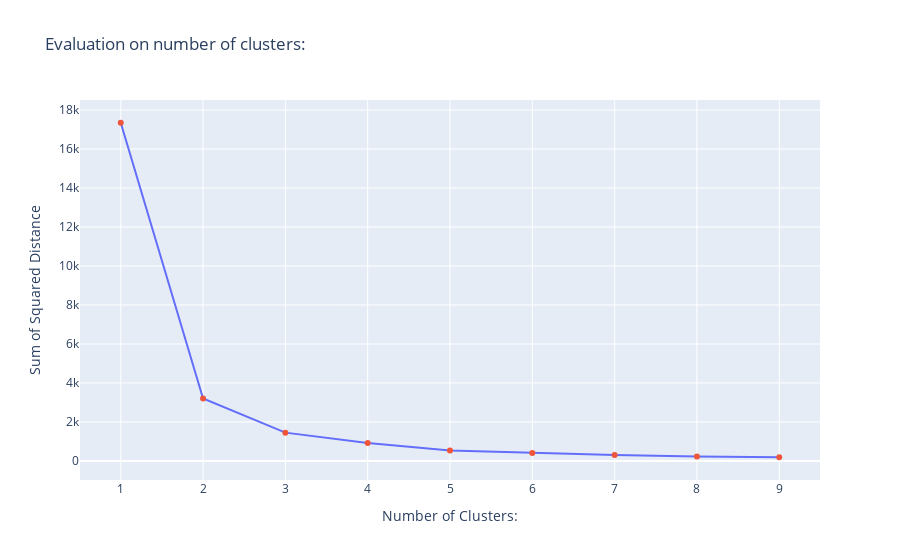

Notebook source saved alongside this figure:
### Code cell
from sklearn.cluster import KMeans
sse = []
target = df1['Temprature'].to_numpy().reshape(-1,1)
num_clusters = list(range(1, 10))

for k in num_clusters:
    km = KMeans(n_clusters=k)
    km.fit(target)
    sse.append(km.inertia_)

fig = go.Figure(data=[
    go.Scatter(x = num_clusters, y=sse, mode='lines'),
    go.Scatter(x = num_clusters, y=sse, mode='markers')
])

fig.update_layout(title="Evaluation on number of clusters:",
                 xaxis_title = "Number of Clusters:",
                 yaxis_title = "Sum of Squared Distance",
                 showlegend=False)
fig.show()

### Figure 1 — Plotly figure (JSON) as saved in the notebook; plotly's stock layout.template omitted (floating-point values rounded to 4 significant figures)
{"data": [{"mode": "lines", "type": "scatter", "x": [1, 2, 3, 4, 5, 6, 7, 8, 9], "y": [17350.0, 3205.0, 1452.0, 919.2, 530.1, 405.6, 308.6, 225.0, 189.2]}, {"mode": "markers", "type": "scatter", "x": [1, 2, 3, 4, 5, 6, 7, 8, 9], "y": [17350.0, 3205.0, 1452.0, 919.2, 530.1, 405.6, 308.6, 225.0, 189.2]}], "layout": {"autosize": true, "showlegend": false, "title": {"text": "Evaluation on number of clusters:"}, "xaxis": {"autorange": true, "range": [0.5158, 9.484], "title": {"text": "Number of Clusters:"}, "type": "linear"}, "yaxis": {"autorange": true, "range": [-1227.0, 18760.0], "title": {"text": "Sum of Squared Distance"}, "type": "linear"}}}
